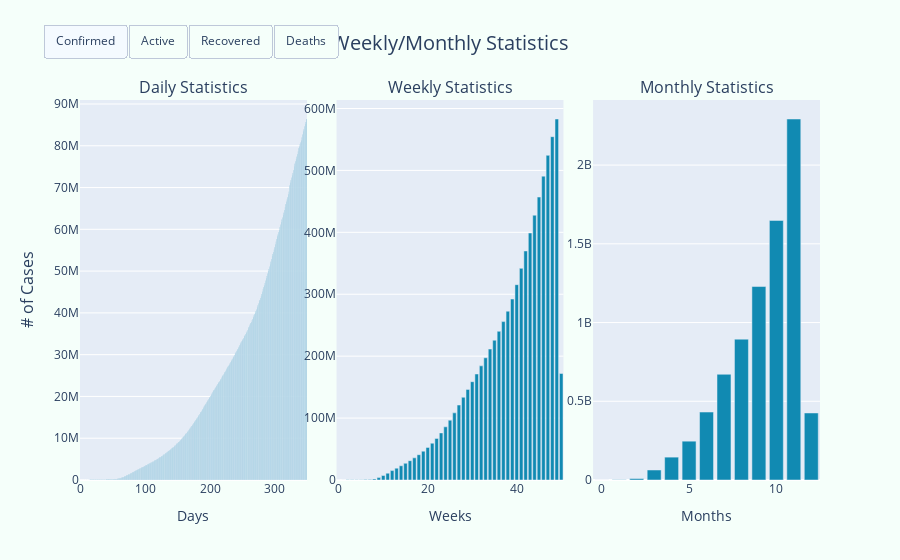

The cell this chart's notebook holds for it:
### Code cell
week_month_fig = make_subplots(rows=1, cols=3, vertical_spacing=0.05, horizontal_spacing=0.04, # shared_yaxes=True,
                           subplot_titles=('Daily Statistics','Weekly Statistics','Monthly Statistics'),y_title='# of Cases',)

for column in ['Confirmed','Active','Recovered','Deaths']:
    df_dict={
      "Confirmed": [confirmed_df,"#118ab2",True],
      "Active": [active_group,"#ef476f",False],
      "Recovered": [recoveries_df,"#06d6a0",False],
      "Deaths": [death_df,"#073b4c",False]        
    }
    week_month_fig.add_trace(go.Bar(x=list(range(len(base_stats[column].resample('D').sum()))),
                            y=base_stats[column].resample('D').sum(), visible = df_dict[column][2],
                            name='Daily '+column,hovertemplate = '<br><b>day</b>: %{x}'+'<br><i>Confirmed Count</i>: %{y}',
                            marker=dict(color=df_dict[column][1]), showlegend=False) ,row=1, col=1)
    week_month_fig.add_trace(go.Bar(x=list(range(len(base_stats[column].resample('W').sum()))),
                            y=base_stats[column].resample('W').sum(), visible = df_dict[column][2],
                            name='Weekly '+column,hovertemplate = '<br><b>Week</b>: %{x}'+'<br><i>Confirmed Count</i>: %{y}',
                            marker=dict(color=df_dict[column][1]), showlegend=False) ,row=1, col=2)
    week_month_fig.add_trace(go.Bar(x=list(range(len(base_stats[column].resample('M').sum()))),
                            y=base_stats[column].resample('M').sum(), visible = df_dict[column][2],name='Monthly '+column,hovertemplate = '<br><b>Month</b>: %{x}'+'<br><i>Confirmed Count</i>: %{y}',
                            marker=dict(color=df_dict[column][1]), showlegend=False) ,row=1, col=3)


week_month_fig.update_layout(
    updatemenus=[
        dict(
        buttons=list([
             dict(label = 'Confirmed',
                  method = 'update',
                  args = [{'visible': [True, True, True, False, False, False, False, False, False, False, False, False]},
                          {'title': 'Confirmed',
                           'showlegend':True}]),
             dict(label = 'Active',
                  method = 'update',
                  args = [{'visible': [False, False, False, True, True, True, False, False, False, False, False, False]},
                          {'title': 'Active',
                           'showlegend':True}]),
             dict(label = 'Recovered',
                  method = 'update',
                  args = [{'visible': [False, False, False, False, False, False, True, True, True, False, False, False]},
                          {'title': 'Recovered',
                           'showlegend':True}]),dict(label = 'Deaths',
                  method = 'update',
                  args = [{'visible': [False, False, False, False, False, False, False, False, False, True, True, True]},
                          {'title': 'Deaths',
                           'showlegend':True}]),
            ]),
             type = "buttons",
            direction="right",
#             pad={"r": 10, "t": 40},
             showactive=True,
             x=-0.05,
             xanchor="left",
             y=1.2,
             yanchor="top"
        )
    ])
week_month_fig.update_layout(
    title_text="Weekly/Monthly Statistics", title_x=0.5, title_font_size=20,
                             paper_bgcolor="mintcream")
week_month_fig.update_xaxes(title_text="Days", row=1, col=1)
week_month_fig.update_xaxes(title_text="Weeks", row=1, col=2)
week_month_fig.update_xaxes(title_text="Months", row=1, col=3)
week_month_fig.show()

### Figure 1 — Plotly figure (JSON) as saved in the notebook; plotly's stock layout.template omitted (floating-point values rounded to 4 significant figures; data arrays with more than 128 entries replaced by an {"elided": "..."} marker saying what was removed)
{"data": [{"hovertemplate": "<br><b>day</b>: %{x}<br><i>Confirmed Count</i>: %{y}", "marker": {"color": "#118ab2"}, "name": "Daily Confirmed", "showlegend": false, "type": "bar", "visible": true, "x": {"elided": "350 int values"}, "xaxis": "x", "y": {"elided": "350 int values"}, "yaxis": "y"}, {"hovertemplate": "<br><b>Week</b>: %{x}<br><i>Confirmed Count</i>: %{y}", "marker": {"color": "#118ab2"}, "name": "Weekly Confirmed", "showlegend": false, "type": "bar", "visible": true, "x": [0, 1, 2, 3, 4, 5, 6, 7, 8, 9, 10, 11, 12, 13, 14, 15, 16, 17, 18, 19, 20, 21, 22, 23, 24, 25, 26, 27, 28, 29, 30, 31, 32, 33, 34, 35, 36, 37, 38, 39, 40, 41, 42, 43, 44, 45, 46, 47, 48, 49, 50], "xaxis": "x2", "y": [5702, 61659, 213917, 400386, 534711, 582587, 694865, 966507, 1781045, 3851612, 7239568, 11013488, 15204526, 19143507, 22973471, 27007930, 31179173, 35808874, 40848514, 46580297, 52671896, 59410837, 67156615, 76058850, 85892794, 96632048, 108453667, 121046752, 133608744, 146337310, 158775072, 171215280, 184354517, 197397117, 211429815, 225783735, 240146822, 255800367, 272643616, 292263120, 315483922, 341841331, 369951905, 398942302, 427684454, 456958201, 490758302, 524371338, 554504908, 583042876, 172077961], "yaxis": "y2"}, {"hovertemplate": "<br><b>Month</b>: %{x}<br><i>Confirmed Count</i>: %{y}", "marker": {"color": "#118ab2"}, "name": "Monthly Confirmed", "showlegend": false, "type": "bar", "visible": true, "x": [0, 1, 2, 3, 4, 5, 6, 7, 8, 9, 10, 11, 12], "xaxis": "x3", "y": [38536, 1672032, 9057052, 63562787, 145181635, 246541006, 431445485, 671355386, 894523016, 1228698416, 1648347511, 2292615234, 425750717], "yaxis": "y3"}, {"hovertemplate": "<br><b>day</b>: %{x}<br><i>Confirmed Count</i>: %{y}", "marker": {"color": "#ef476f"}, "name": "Daily Active", "showlegend": false, "type": "bar", "visible": false, "x": {"elided": "350 int values"}, "xaxis": "x", "y": {"elided": "350 int values"}, "yaxis": "y"}, {"hovertemplate": "<br><b>Week</b>: %{x}<br><i>Confirmed Count</i>: %{y}", "marker": {"color": "#ef476f"}, "name": "Weekly Active", "showlegend": false, "type": "bar", "visible": false, "x": [0, 1, 2, 3, 4, 5, 6, 7, 8, 9, 10, 11, 12, 13, 14, 15, 16, 17, 18, 19, 20, 21, 22, 23, 24, 25, 26, 27, 28, 29, 30, 31, 32, 33, 34, 35, 36, 37, 38, 39, 40, 41, 42, 43, 44, 45, 46, 47, 48, 49, 50], "xaxis": "x2", "y": [5358, 58893, 197413, 342420, 392880, 326853, 297485, 449891, 1103474, 2811471, 5367168, 7843118, 10399465, 12548006, 14313320, 16135172, 17926429, 19678650, 21353145, 23284370, 24950778, 27137238, 29868338, 32522434, 34938662, 38523033, 42089508, 45264215, 47858581, 49956070, 51546098, 53437446, 55706325, 58006290, 60864130, 63172814, 65819843, 70041140, 76434308, 85636443, 95125215, 107667395, 121638433, 133839588, 144142150, 152943934, 163016918, 216067191, 229345330, 241519667, 71743152], "yaxis": "y2"}, {"hovertemplate": "<br><b>Month</b>: %{x}<br><i>Confirmed Count</i>: %{y}", "marker": {"color": "#ef476f"}, "name": "Monthly Active", "showlegend": false, "type": "bar", "visible": false, "x": [0, 1, 2, 3, 4, 5, 6, 7, 8, 9, 10, 11, 12], "xaxis": "x3", "y": [36803, 1244331, 5953470, 42894711, 81421296, 114362393, 170917186, 223921535, 257648691, 351060483, 542880270, 876151630, 177164849], "yaxis": "y3"}, {"hovertemplate": "<br><b>day</b>: %{x}<br><i>Confirmed Count</i>: %{y}", "marker": {"color": "#06d6a0"}, "name": "Daily Recovered", "showlegend": false, "type": "bar", "visible": false, "x": {"elided": "350 int values"}, "xaxis": "x", "y": {"elided": "350 int values"}, "yaxis": "y"}, {"hovertemplate": "<br><b>Week</b>: %{x}<br><i>Confirmed Count</i>: %{y}", "marker": {"color": "#06d6a0"}, "name": "Weekly Recovered", "showlegend": false, "type": "bar", "visible": false, "x": [0, 1, 2, 3, 4, 5, 6, 7, 8, 9, 10, 11, 12, 13, 14, 15, 16, 17, 18, 19, 20, 21, 22, 23, 24, 25, 26, 27, 28, 29, 30, 31, 32, 33, 34, 35, 36, 37, 38, 39, 40, 41, 42, 43, 44, 45, 46, 47, 48, 49, 50], "xaxis": "x2", "y": [185, 1415, 11957, 48392, 126403, 235998, 373704, 481105, 604104, 861380, 1477348, 2458573, 3756062, 5225542, 7011112, 8970219, 11119843, 13781589, 16957263, 20551423, 24768473, 29093246, 33879338, 39910020, 47094806, 54001706, 61970520, 71100246, 80784826, 91118829, 101676414, 111958994, 122567615, 133023773, 143941791, 155729828, 167176624, 178324700, 188518775, 198660544, 212086117, 225534646, 239255953, 255582172, 273525063, 293480437, 316676132, 296682500, 312993658, 328829317, 96612707], "yaxis": "y2"}, {"hovertemplate": "<br><b>Month</b>: %{x}<br><i>Confirmed Count</i>: %{y}", "marker": {"color": "#06d6a0"}, "name": "Monthly Recovered", "showlegend": false, "type": "bar", "visible": false, "x": [0, 1, 2, 3, 4, 5, 6, 7, 8, 9, 10, 11, 12], "xaxis": "x3", "y": [844, 380791, 2705142, 16317382, 54098035, 118880143, 242237879, 423617129, 608746665, 843351051, 1065562920, 1365358103, 239357303], "yaxis": "y3"}, {"hovertemplate": "<br><b>day</b>: %{x}<br><i>Confirmed Count</i>: %{y}", "marker": {"color": "#073b4c"}, "name": "Daily Deaths", "showlegend": false, "type": "bar", "visible": false, "x": {"elided": "350 int values"}, "xaxis": "x", "y": {"elided": "350 int values"}, "yaxis": "y"}, {"hovertemplate": "<br><b>Week</b>: %{x}<br><i>Confirmed Count</i>: %{y}", "marker": {"color": "#073b4c"}, "name": "Weekly Deaths", "showlegend": false, "type": "bar", "visible": false, "x": [0, 1, 2, 3, 4, 5, 6, 7, 8, 9, 10, 11, 12, 13, 14, 15, 16, 17, 18, 19, 20, 21, 22, 23, 24, 25, 26, 27, 28, 29, 30, 31, 32, 33, 34, 35, 36, 37, 38, 39, 40, 41, 42, 43, 44, 45, 46, 47, 48, 49, 50], "xaxis": "x2", "y": [159, 1351, 4547, 9574, 15428, 19736, 23676, 35511, 73467, 178761, 395052, 711797, 1048999, 1369959, 1649039, 1902539, 2132901, 2348635, 2538106, 2744504, 2952645, 3180353, 3408939, 3626396, 3859326, 4107309, 4393639, 4682291, 4965337, 5262411, 5552560, 5818840, 6080577, 6367054, 6623894, 6881093, 7150355, 7434527, 7690533, 7966133, 8272590, 8639290, 9057519, 9520542, 10017241, 10533830, 11065252, 11621647, 12165920, 12693892, 3722102], "yaxis": "y2"}, {"hovertemplate": "<br><b>Month</b>: %{x}<br><i>Confirmed Count</i>: %{y}", "marker": {"color": "#073b4c"}, "name": "Monthly Deaths", "showlegend": false, "type": "bar", "visible": false, "x": [0, 1, 2, 3, 4, 5, 6, 7, 8, 9, 10, 11, 12], "xaxis": "x3", "y": [889, 46910, 398440, 4350694, 9662304, 13298470, 18290420, 23816722, 28127660, 34286882, 39904321, 51105501, 9228565], "yaxis": "y3"}], "layout": {"annotations": [{"font": {"size": 16}, "showarrow": false, "text": "Daily Statistics", "x": 0.1533, "xanchor": "center", "xref": "paper", "y": 1, "yanchor": "bottom", "yref": "paper"}, {"font": {"size": 16}, "showarrow": false, "text": "Weekly Statistics", "x": 0.5, "xanchor": "center", "xref": "paper", "y": 1, "yanchor": "bottom", "yref": "paper"}, {"font": {"size": 16}, "showarrow": false, "text": "Monthly Statistics", "x": 0.8467, "xanchor": "center", "xref": "paper", "y": 1, "yanchor": "bottom", "yref": "paper"}, {"font": {"size": 16}, "showarrow": false, "text": "# of Cases", "textangle": -90, "x": 0, "xanchor": "right", "xref": "paper", "xshift": -40, "y": 0.5, "yanchor": "middle", "yref": "paper"}], "paper_bgcolor": "mintcream", "title": {"font": {"size": 20}, "text": "Weekly/Monthly Statistics", "x": 0.5}, "updatemenus": [{"buttons": [{"args": [{"visible": [true, true, true, false, false, false, false, false, false, false, false, false]}, {"showlegend": true, "title": "Confirmed"}], "label": "Confirmed", "method": "update"}, {"args": [{"visible": [false, false, false, true, true, true, false, false, false, false, false, false]}, {"showlegend": true, "title": "Active"}], "label": "Active", "method": "update"}, {"args": [{"visible": [false, false, false, false, false, false, true, true, true, false, false, false]}, {"showlegend": true, "title": "Recovered"}], "label": "Recovered", "method": "update"}, {"args": [{"visible": [false, false, false, false, false, false, false, false, false, true, true, true]}, {"showlegend": true, "title": "Deaths"}], "label": "Deaths", "method": "update"}], "direction": "right", "showactive": true, "type": "buttons", "x": -0.05, "xanchor": "left", "y": 1.2, "yanchor": "top"}], "xaxis": {"anchor": "y", "domain": [0, 0.3067], "title": {"text": "Days"}}, "xaxis2": {"anchor": "y2", "domain": [0.3467, 0.6533], "title": {"text": "Weeks"}}, "xaxis3": {"anchor": "y3", "domain": [0.6933, 1], "title": {"text": "Months"}}, "yaxis": {"anchor": "x", "domain": [0, 1]}, "yaxis2": {"anchor": "x2", "domain": [0, 1]}, "yaxis3": {"anchor": "x3", "domain": [0, 1]}}}
